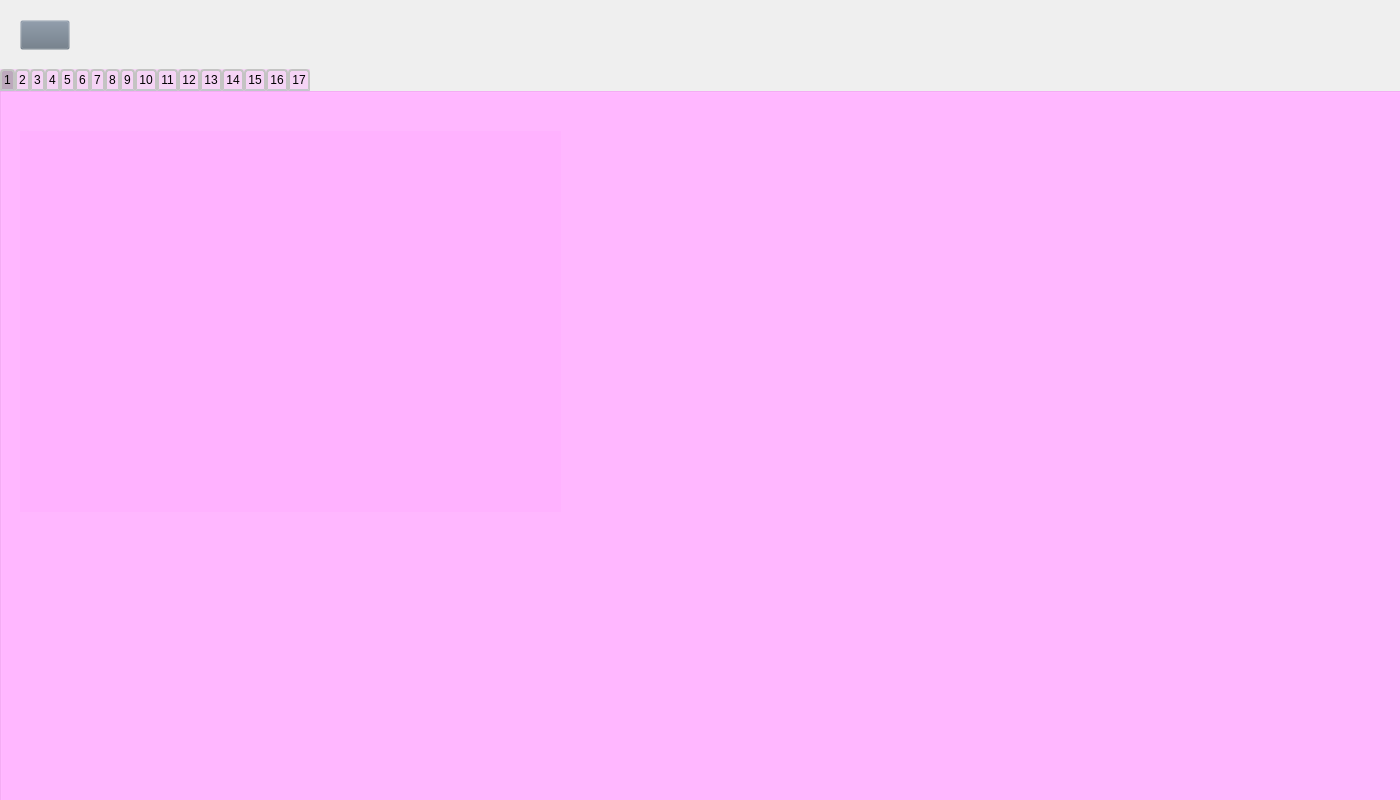
<?xml version="1.0" encoding="UTF-8"?>
<ui version="4.0">
 <class>Form</class>
 <widget class="QWidget" name="Form">
  <property name="geometry">
   <rect>
    <x>0</x>
    <y>0</y>
    <width>1400</width>
    <height>800</height>
   </rect>
  </property>
  <property name="windowTitle">
   <string>Form</string>
  </property>
  <property name="styleSheet">
   <string notr="true">QPushButton#back{
	background-color: rgba(105, 118, 132, 0);
}
QPushButton#back:pressed{
	padding-left: 2px;
	padding-top: 2px;
}

QTabBar::tab {
    background: qlineargradient(x1: 0, y1: 0, x2: 0, y2: 1,
                                stop: 0 #E1E1E1, stop: 0.4 #DDDDDD,
                                stop: 0.5 #D8D8D8, stop: 1.0 #D3D3D3);
    border: 2px solid #C4C4C3;
    border-bottom-color: #C2C7CB; /* same as the pane color */
    border-top-left-radius: 4px;
    border-top-right-radius: 4px;
    min-width: 8ex;
    padding: 2px;
}

QTabBar::tab:selected, QTabBar::tab:hover {
    background: rgba(100, 100, 100, 100);
}</string>
  </property>
  <widget class="QPushButton" name="back">
   <property name="geometry">
    <rect>
     <x>20</x>
     <y>20</y>
     <width>50</width>
     <height>30</height>
    </rect>
   </property>
   <property name="text">
    <string/>
   </property>
   <property name="icon">
    <iconset>
     <normaloff>../Images/right-arrows.png</normaloff>../Images/right-arrows.png</iconset>
   </property>
   <property name="iconSize">
    <size>
     <width>30</width>
     <height>30</height>
    </size>
   </property>
  </widget>
  <widget class="QTabWidget" name="tabWidget">
   <property name="geometry">
    <rect>
     <x>0</x>
     <y>69</y>
     <width>1407</width>
     <height>741</height>
    </rect>
   </property>
   <property name="styleSheet">
    <string notr="true">background-color: rgba(255, 170, 255,100 );
border: 0px;</string>
   </property>
   <property name="currentIndex">
    <number>0</number>
   </property>
   <widget class="QWidget" name="tab">
    <property name="enabled">
     <bool>true</bool>
    </property>
    <property name="styleSheet">
     <string notr="true"/>
    </property>
    <attribute name="title">
     <string>1</string>
    </attribute>
    <widget class="QLabel" name="label">
     <property name="geometry">
      <rect>
       <x>20</x>
       <y>40</y>
       <width>541</width>
       <height>381</height>
      </rect>
     </property>
     <property name="styleSheet">
      <string notr="true">border-image: url(ege_po_borbe_theory/1.png);</string>
     </property>
     <property name="text">
      <string/>
     </property>
    </widget>
   </widget>
   <widget class="QWidget" name="tab_2">
    <property name="enabled">
     <bool>true</bool>
    </property>
    <attribute name="title">
     <string>2</string>
    </attribute>
   </widget>
   <widget class="QWidget" name="tab_3">
    <attribute name="title">
     <string>3</string>
    </attribute>
   </widget>
   <widget class="QWidget" name="tab_4">
    <attribute name="title">
     <string>4</string>
    </attribute>
   </widget>
   <widget class="QWidget" name="tab_5">
    <attribute name="title">
     <string>5</string>
    </attribute>
   </widget>
   <widget class="QWidget" name="tab_6">
    <attribute name="title">
     <string>6</string>
    </attribute>
   </widget>
   <widget class="QWidget" name="tab_7">
    <attribute name="title">
     <string>7</string>
    </attribute>
   </widget>
   <widget class="QWidget" name="tab_8">
    <attribute name="title">
     <string>8</string>
    </attribute>
   </widget>
   <widget class="QWidget" name="tab_9">
    <attribute name="title">
     <string>9</string>
    </attribute>
   </widget>
   <widget class="QWidget" name="tab_10">
    <attribute name="title">
     <string>10</string>
    </attribute>
   </widget>
   <widget class="QWidget" name="tab_11">
    <attribute name="title">
     <string>11</string>
    </attribute>
   </widget>
   <widget class="QWidget" name="tab_12">
    <attribute name="title">
     <string>12</string>
    </attribute>
   </widget>
   <widget class="QWidget" name="tab_13">
    <attribute name="title">
     <string>13</string>
    </attribute>
   </widget>
   <widget class="QWidget" name="tab_14">
    <attribute name="title">
     <string>14</string>
    </attribute>
   </widget>
   <widget class="QWidget" name="tab_15">
    <attribute name="title">
     <string>15</string>
    </attribute>
   </widget>
   <widget class="QWidget" name="tab_16">
    <attribute name="title">
     <string>16</string>
    </attribute>
   </widget>
   <widget class="QWidget" name="tab_17">
    <attribute name="title">
     <string>17</string>
    </attribute>
   </widget>
  </widget>
 </widget>
 <resources/>
 <connections/>
</ui>
